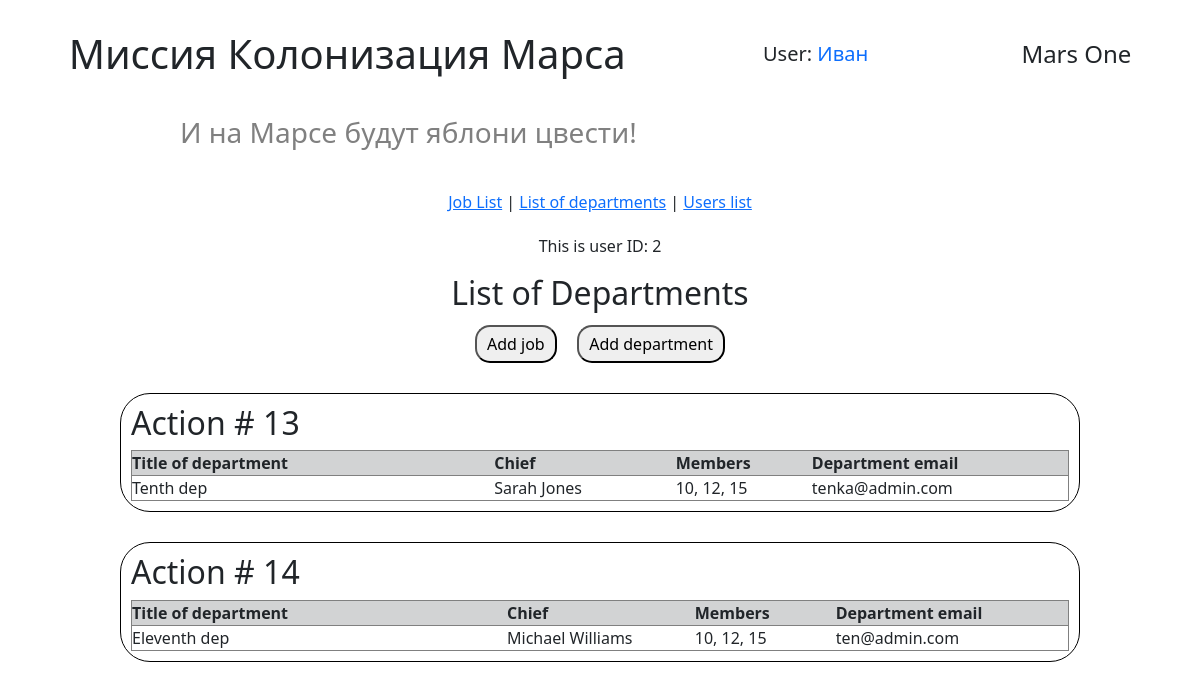
The page /list_of_departments (signed in) on the database its author committed.
### data/users.py (models this page shows, shortened)
class User(SqlAlchemyBase, UserMixin):
    __tablename__ = 'users'
    id = sqlalchemy.Column(sqlalchemy.Integer, primary_key=True, autoincrement=True)
    surname = sqlalchemy.Column(sqlalchemy.String, nullable=True)
    name = sqlalchemy.Column(sqlalchemy.String, nullable=True)
    age = sqlalchemy.Column(sqlalchemy.Integer, nullable=True)
    position = sqlalchemy.Column(sqlalchemy.String, nullable=True)
    speciality = sqlalchemy.Column(sqlalchemy.String, nullable=True)
    address = sqlalchemy.Column(sqlalchemy.String, nullable=True)
    email = sqlalchemy.Column(sqlalchemy.String, index=True, unique=True, nullable=True)
    hashed_password = sqlalchemy.Column(sqlalchemy.String, nullable=True)
    modified_date = sqlalchemy.Column(sqlalchemy.DateTime, default=datetime.datetime.now)
    news = orm.relationship("News", back_populates='user')

### data/departments.py (models this page shows)
class Department(SqlAlchemyBase):
    __tablename__ = 'departments'
    id = sqlalchemy.Column(sqlalchemy.Integer,
                           primary_key=True, autoincrement=True)
    creator = sqlalchemy.Column(sqlalchemy.Integer, ForeignKey('users.id'),
                                nullable=True)
    title = sqlalchemy.Column(sqlalchemy.String, nullable=True)
    chief = sqlalchemy.Column(sqlalchemy.Integer, ForeignKey('users.id'),
                              nullable=True)
    members = sqlalchemy.Column(sqlalchemy.String, nullable=True)
    dep_email = sqlalchemy.Column(sqlalchemy.String, nullable=True)
    chief_user = relationship("User",
                              backref='dep_chief',
                              foreign_keys=[chief])
    creator_user = relationship("User",
                                backref='dep_creator',
                                foreign_keys=[creator])

### handlers/work_with_departments.py (the view)
@work_with_departments_bp.route('/list_of_departments')
def get_list_of_departments():
    db_ss = db_session.create_session()
    all_deps = db_ss.query(Department).all()
    current_user_id = current_user.id
    message = get_flashed_messages()
    return render_template('list_of_departments.html',
                           departments=all_deps,
                           current_user_id=current_user_id,
                           message=message)

### data/db_session.py (called while the page is built)
def create_session() -> Session:
    global __factory
    return __factory()

### main.py (called while the page is built)
@login_manager.user_loader
def load_user(user_id):
    db_sess = db_session.create_session()
    return db_sess.query(User).get(user_id)

### templates/list_of_departments.html (shortened to what this page needs)
{% extends "base.html" %}
{% block styles %}
    <link rel="stylesheet" href="{{ url_for('static', filename='css/list_of_departments.css') }}">
{% endblock %}
{% block content %}
<p>This is user ID: {{ current_user_id }}</p>
<h2>List of Departments</h2>
<div class="buttons_block">
    <button onclick="window.location.href='/create_job'" class="add_btn">Add job </button>
    <button onclick="window.location.href='/add_department'" class="add_btn">Add department </button>
</div>
{% for department in departments %}
    <div class="action">
        <h2>Action # {{ department.id }} </h2>
        <table>
            <tr>
                <th width="200">Title of department</th>
                <th width="100">Chief</th>
                <th width="50">Members</th>
                <th width="50">Department email</th>
            </tr>
            <tr>
                <td>{{ department.title }}</td>
                <td>{{ department.chief_user.name }} {{ department.chief_user.surname }}</td>
                <td>{{ department.members }}</td>
                <td>{{ department.dep_email }}</td>
            </tr>
        </table>
    </div>
{% endfor %}
{% endblock %}

### templates/base.html (shortened to what this page needs)
<!DOCTYPE html>
<html lang="ru">
<head>
    <link rel="stylesheet"
    href="https://cdn.jsdelivr.net/npm/bootstrap@5.0.0-beta1/dist/css/bootstrap.min.css"
>
    <link rel="stylesheet" href="{{ url_for('static', filename='css/style.css')}}">
    {% block styles %}{% endblock %}
</head>
<body>
    <header>
        <h1>Миссия Колонизация Марса</h1>
        {% if current_user.is_authenticated %}
        <h5> User:
            <a class="navbar-brand" href="/logout">{{ current_user.name }}</a>
        </h5>
        {% else %}
            <div class="auth_buttons">
                <a class="btn btn-primary " href="/register">Зарегистрироваться</a>
                <a class="btn btn-success" href="/login">Войти</a>
            </div>
        {% endif %}
        <h4>Mars One</h4>
    </header>
    <h3 class="second_header_text">И на Марсе будут яблони цвести!</h3>
    <main>
        <nav>
            <a href="/jobs_list">Job List</a> |
            <a href="/list_of_departments">List of departments</a> |
            <a href="/user_list">Users list</a>
        </nav>
        {% block content %}{% endblock %}
    </main>
</body>
</html>

### static/css/style.css (style rules this page uses)
* { margin: 0px; padding: 0px; font-family: 'Segoe UI', Tahoma, Geneva, Verdana, sans-serif; }
header { display: flex; justify-content: space-around; align-items: center; margin-top: 30px; width: 100%; }
main { display: flex; flex-direction: column; align-items: center; height: 100vh; margin-top: 20px; }
nav { margin: 20px; }
.second_header_text { color: grey; margin-top: 30px; margin-left: 15vw; }
.add_btn { padding: 5px 10px; border-radius: 15px; }
.buttons_block { display: flex; justify-content: space-between; width: 230px; margin-top: 5px; }

### static/css/list_of_departments.css (style rules this page uses)
div.action { border: 1px solid rgb(0, 0, 0); padding: 10px; border-radius: 30px; margin-top: 30px; width: 80%; }
table { width: 100%; }
tr { border: 1px solid grey; }
th { background-color: rgb(210, 211, 212); }
.buttons_block { width: 250px; }

### rows shown on the page
User: name "Иван"
Department: id "13", title "Tenth dep", chief_user.name "Sarah", chief_user.surname "Jones", members "10, 12, 15", dep_email "tenka@admin.com"
Department: id "14", title "Eleventh dep", chief_user.name "Michael", chief_user.surname "Williams", members "10, 12, 15", dep_email "ten@admin.com"

### other values the page prints
{{ current_user_id }} "2"
